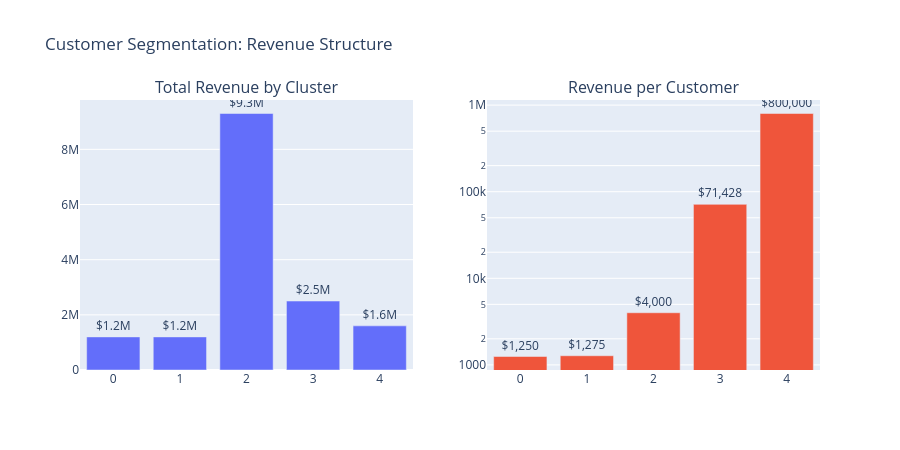
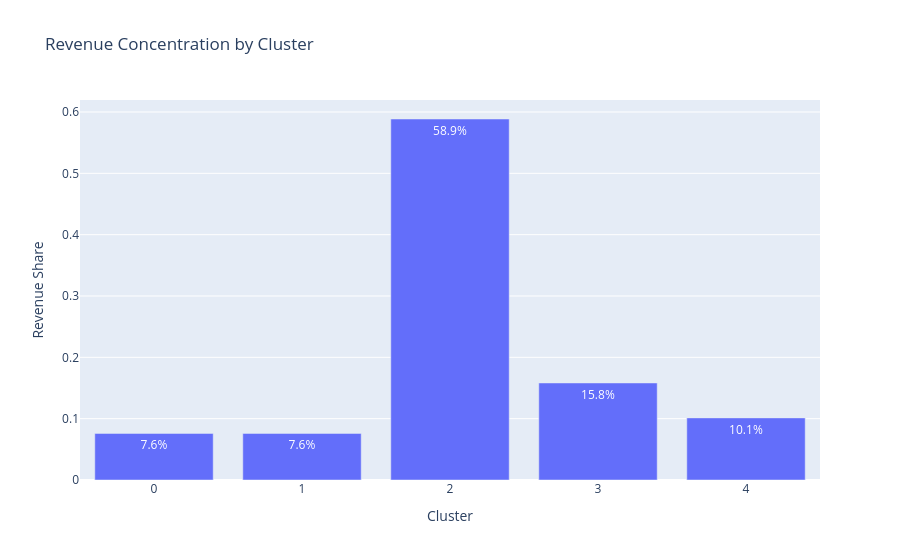

Source (notebook cell) for these figures, in order:
### Markdown cell above
# 📊 Dashboard-Style Summary

### Code cell
import plotly.express as px
from plotly.subplots import make_subplots
import plotly.graph_objects as go

df["Total Revenue Raw"] = df["Total Revenue"]
df["RPC Raw"] = df["Revenue per Customer"]

fig = make_subplots(
    rows=1, cols=2,
    subplot_titles=("Total Revenue by Cluster", "Revenue per Customer"),
)

# Total Revenue
fig.add_trace(
    go.Bar(
        x=df["Cluster"],
        y=df["Total Revenue Raw"],
        text=[f"${v/1e6:.1f}M" for v in df["Total Revenue Raw"]],
        textposition="outside"
    ),
    row=1, col=1
)

# Revenue per customer (log scale helps a LOT here)
fig.add_trace(
    go.Bar(
        x=df["Cluster"],
        y=df["RPC Raw"],
        text=[f"${v:,.0f}" for v in df["RPC Raw"]],
        textposition="outside"
    ),
    row=1, col=2
)

fig.update_yaxes(type="log", row=1, col=2)

fig.update_layout(
    title="Customer Segmentation: Revenue Structure",
    showlegend=False,
    height=450
)

fig.show()

df["Revenue Share"] = df["Total Revenue"] / df["Total Revenue"].sum()

px.bar(
    df,
    x="Cluster",
    y="Revenue Share",
    text=df["Revenue Share"].map(lambda x: f"{x:.1%}"),
    title="Revenue Concentration by Cluster"
).show()

### Figure 1 — Plotly figure (JSON) as saved in the notebook; plotly's stock layout.template omitted (floating-point values rounded to 4 significant figures)
{"data": [{"text": ["$1.2M", "$1.2M", "$9.3M", "$2.5M", "$1.6M"], "textposition": "outside", "type": "bar", "x": [0, 1, 2, 3, 4], "xaxis": "x", "y": [1200000.0, 1200000.0, 9300000.0, 2500000.0, 1600000.0], "yaxis": "y"}, {"text": ["$1,250", "$1,275", "$4,000", "$71,428", "$800,000"], "textposition": "outside", "type": "bar", "x": [0, 1, 2, 3, 4], "xaxis": "x2", "y": [1250, 1275, 4000, 71428, 800000], "yaxis": "y2"}], "layout": {"annotations": [{"font": {"size": 16}, "showarrow": false, "text": "Total Revenue by Cluster", "x": 0.225, "xanchor": "center", "xref": "paper", "y": 1, "yanchor": "bottom", "yref": "paper"}, {"font": {"size": 16}, "showarrow": false, "text": "Revenue per Customer", "x": 0.775, "xanchor": "center", "xref": "paper", "y": 1, "yanchor": "bottom", "yref": "paper"}], "height": 450, "showlegend": false, "title": {"text": "Customer Segmentation: Revenue Structure"}, "xaxis": {"anchor": "y", "domain": [0, 0.45]}, "xaxis2": {"anchor": "y2", "domain": [0.55, 1]}, "yaxis": {"anchor": "x", "domain": [0, 1]}, "yaxis2": {"anchor": "x2", "domain": [0, 1], "type": "log"}}}

### Figure 2 — Plotly figure (JSON) as saved in the notebook; plotly's stock layout.template omitted (floating-point values rounded to 4 significant figures)
{"data": [{"hovertemplate": "Cluster=%{x}<br>Revenue Share=%{y}<br>text=%{text}<extra></extra>", "legendgroup": "", "marker": {"color": "#636efa", "pattern": {"shape": ""}}, "name": "", "orientation": "v", "showlegend": false, "text": ["7.6%", "7.6%", "58.9%", "15.8%", "10.1%"], "textposition": "auto", "type": "bar", "x": [0, 1, 2, 3, 4], "xaxis": "x", "y": [0.07595, 0.07595, 0.5886, 0.1582, 0.1013], "yaxis": "y"}], "layout": {"barmode": "relative", "legend": {"tracegroupgap": 0}, "title": {"text": "Revenue Concentration by Cluster"}, "xaxis": {"anchor": "y", "domain": [0, 1], "title": {"text": "Cluster"}}, "yaxis": {"anchor": "x", "domain": [0, 1], "title": {"text": "Revenue Share"}}}}
